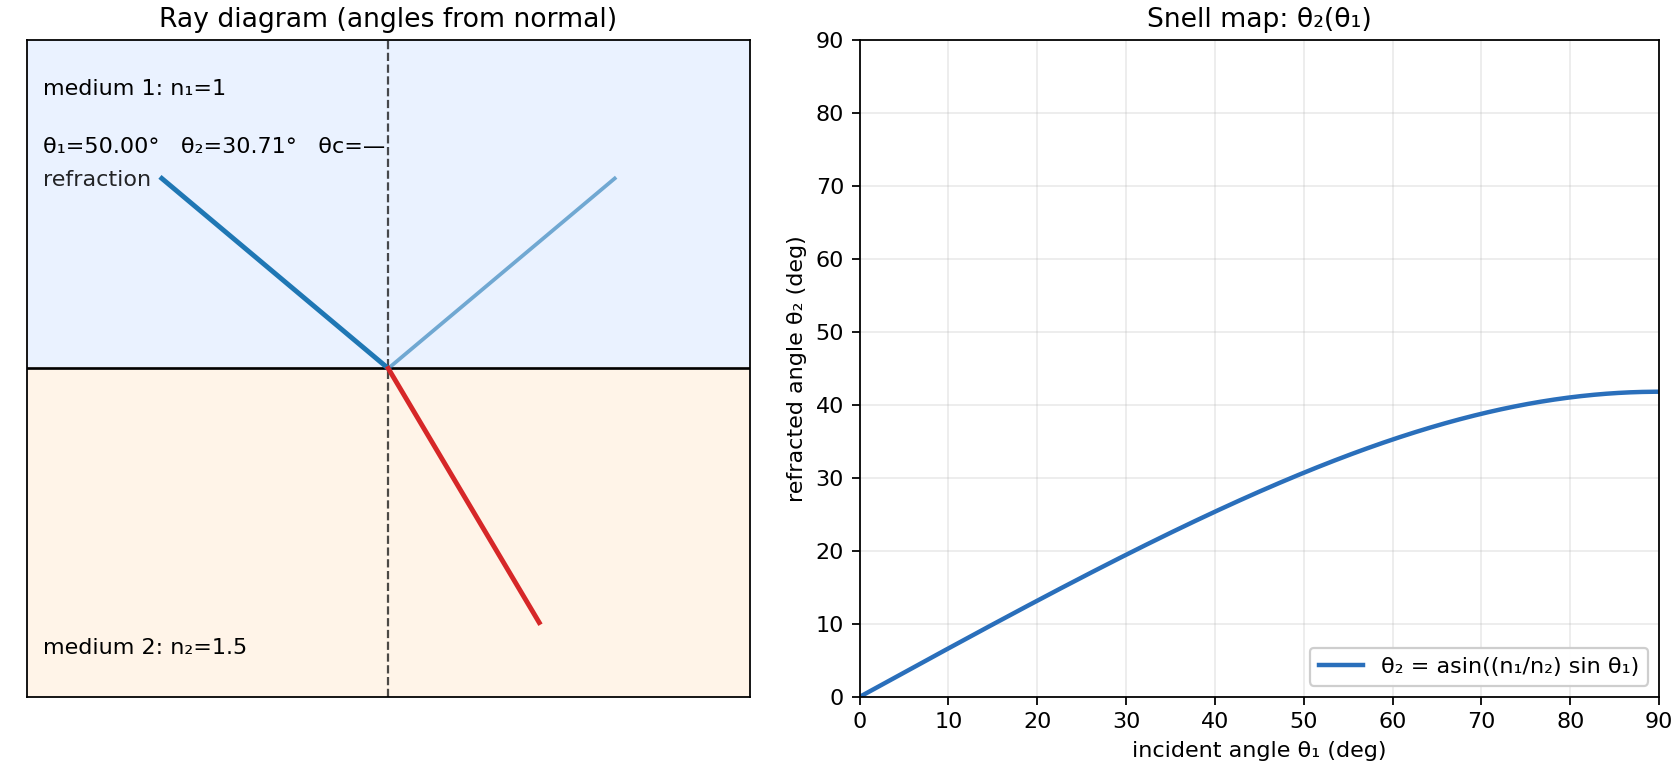

Reproduce this figure in Python.
#!/usr/bin/env python3
"""
Refraction at a planar interface (Snell's law).

Run:
  uv run python src/optics/refraction.py --show
  uv run python src/optics/refraction.py --n1 1.0 --n2 1.5 --theta1 50
  uv run python src/optics/refraction.py --n1 1.5 --n2 1.0 --animate --outfile tir.gif
"""

from __future__ import annotations

import argparse
import math
from dataclasses import dataclass

import numpy as np
import matplotlib.pyplot as plt
from matplotlib.animation import FuncAnimation, PillowWriter


@dataclass(frozen=True)
class SnellResult:
    theta1_rad: float
    theta2_rad: float | None  # None => total internal reflection
    critical_rad: float | None  # None => no critical angle (n1 <= n2)


def _clamp(x: float, lo: float, hi: float) -> float:
    return min(hi, max(lo, x))


def snell(n1: float, n2: float, theta1_rad: float) -> SnellResult:
    """
    Angles are measured from the surface normal.

    Returns theta2_rad=None when n1 > n2 and theta1 exceeds the critical angle,
    i.e. when total internal reflection occurs.
    """
    if not (n1 > 0.0 and n2 > 0.0):
        raise ValueError("Refractive indices must be positive.")

    # Critical angle exists only for n1 > n2.
    critical = None
    if n1 > n2:
        critical = math.asin(_clamp(n2 / n1, -1.0, 1.0))

    s1 = math.sin(theta1_rad)
    s2 = (n1 / n2) * s1
    if abs(s2) > 1.0:
        return SnellResult(theta1_rad=theta1_rad, theta2_rad=None, critical_rad=critical)

    theta2 = math.asin(_clamp(s2, -1.0, 1.0))
    return SnellResult(theta1_rad=theta1_rad, theta2_rad=theta2, critical_rad=critical)


def _ray_endpoints(theta_rad: float, length: float, medium: str) -> tuple[float, float]:
    """
    Return (x, y) endpoint at given length from interface.

    medium:
      - "incident": endpoint in medium 1 (y>0) on left side
      - "reflected": endpoint in medium 1 (y>0) on right side
      - "refracted": endpoint in medium 2 (y<0) on right side
    """
    sx = math.sin(theta_rad)
    cy = math.cos(theta_rad)
    if medium == "incident":
        return (-length * sx, +length * cy)
    if medium == "reflected":
        return (+length * sx, +length * cy)
    if medium == "refracted":
        return (+length * sx, -length * cy)
    raise ValueError(f"Unknown medium={medium!r}")


def _format_deg(x_rad: float | None) -> str:
    if x_rad is None:
        return "—"
    return f"{math.degrees(x_rad):.2f}°"


def _validate_theta_deg(name: str, theta_deg: float) -> float:
    if not (0.0 <= theta_deg < 90.0):
        raise ValueError(f"{name} must satisfy 0 <= {name} < 90 degrees (got {theta_deg}).")
    return theta_deg


def build_figure(n1: float, n2: float) -> tuple[plt.Figure, plt.Axes, plt.Axes]:
    fig, (ax_ray, ax_curve) = plt.subplots(
        1,
        2,
        figsize=(10.5, 4.8),
        gridspec_kw={"width_ratios": [1.05, 1.1]},
        constrained_layout=True,
    )

    # Ray diagram styling (interface at y=0).
    ax_ray.axhspan(0, 2, color="#e8f1ff", alpha=0.9, zorder=0)
    ax_ray.axhspan(-2, 0, color="#fff3e6", alpha=0.9, zorder=0)
    ax_ray.axhline(0, color="k", linewidth=1.2, zorder=2)
    ax_ray.axvline(0, color="k", linestyle="--", linewidth=1.0, alpha=0.7, zorder=2)
    ax_ray.set_aspect("equal", adjustable="box")
    ax_ray.set_xlim(-2.2, 2.2)
    ax_ray.set_ylim(-2.0, 2.0)
    ax_ray.set_xticks([])
    ax_ray.set_yticks([])
    ax_ray.set_title("Ray diagram (angles from normal)")
    ax_ray.text(-2.1, 1.7, f"medium 1: n₁={n1:g}", ha="left", va="center")
    ax_ray.text(-2.1, -1.7, f"medium 2: n₂={n2:g}", ha="left", va="center")

    # Curve axes: theta2(theta1).
    ax_curve.set_title("Snell map: θ₂(θ₁)")
    ax_curve.set_xlabel("incident angle θ₁ (deg)")
    ax_curve.set_ylabel("refracted angle θ₂ (deg)")
    ax_curve.set_xlim(0, 90)
    ax_curve.set_ylim(0, 90)
    ax_curve.grid(True, alpha=0.25)

    theta1_grid = np.linspace(0.0, math.radians(89.9), 600)
    s2 = (n1 / n2) * np.sin(theta1_grid)
    valid = np.abs(s2) <= 1.0
    theta2_grid = np.empty_like(theta1_grid)
    theta2_grid[:] = np.nan
    theta2_grid[valid] = np.arcsin(s2[valid])

    ax_curve.plot(
        np.degrees(theta1_grid[valid]),
        np.degrees(theta2_grid[valid]),
        color="#2a6fbb",
        linewidth=2.0,
        label="θ₂ = asin((n₁/n₂) sin θ₁)",
    )

    if n1 > n2:
        theta_c = math.degrees(math.asin(n2 / n1))
        ax_curve.axvline(theta_c, color="#aa3377", linestyle="--", linewidth=1.5, label="critical angle")
        ax_curve.axvspan(theta_c, 90, color="#aa3377", alpha=0.08, label="TIR region")

    ax_curve.legend(loc="lower right", frameon=True, framealpha=0.95)
    return fig, ax_ray, ax_curve


def draw_state(
    ax_ray: plt.Axes,
    n1: float,
    n2: float,
    theta1_rad: float,
    *,
    length: float = 1.8,
) -> SnellResult:
    # Keep the first two lines (interface + normal) and first two texts (medium labels).
    for line in list(ax_ray.lines[2:]):
        line.remove()
    for text in list(ax_ray.texts[2:]):
        text.remove()

    res = snell(n1=n1, n2=n2, theta1_rad=theta1_rad)

    # Incident ray.
    xi, yi = _ray_endpoints(res.theta1_rad, length, "incident")
    ax_ray.plot([xi, 0], [yi, 0], color="#1f77b4", linewidth=2.2, label="incident")

    # Reflected ray (always exists).
    xr, yr = _ray_endpoints(res.theta1_rad, length, "reflected")
    ax_ray.plot([0, xr], [0, yr], color="#1f77b4", linewidth=1.7, alpha=0.6, label="reflected")

    # Refracted ray (only if not TIR).
    if res.theta2_rad is not None:
        xt, yt = _ray_endpoints(res.theta2_rad, length, "refracted")
        ax_ray.plot([0, xt], [0, yt], color="#d62728", linewidth=2.2, label="refracted")
        status = "refraction"
    else:
        status = "total internal reflection"

    ax_ray.text(
        -2.1,
        1.35,
        f"θ₁={_format_deg(res.theta1_rad)}   θ₂={_format_deg(res.theta2_rad)}   θc={_format_deg(res.critical_rad)}",
        ha="left",
        va="center",
        fontsize=10,
    )
    ax_ray.text(-2.1, 1.15, status, ha="left", va="center", fontsize=10, alpha=0.85)
    return res


def main() -> None:
    p = argparse.ArgumentParser(description="Visualize refraction at a planar interface (Snell's law).")
    p.add_argument("--n1", type=float, default=1.0, help="Refractive index in medium 1 (y>0).")
    p.add_argument("--n2", type=float, default=1.5, help="Refractive index in medium 2 (y<0).")
    p.add_argument("--theta1", type=float, default=40.0, help="Incident angle in degrees (from normal).")
    p.add_argument("--outfile", type=str, default="refraction.png", help="Output path (PNG for static, GIF for animation).")
    p.add_argument("--dpi", type=int, default=160, help="Output DPI (static).")
    p.add_argument("--show", action="store_true", help="Show interactively instead of saving.")

    p.add_argument("--animate", action="store_true", help="Animate sweeping θ₁ and save a GIF.")
    p.add_argument("--theta1-min", type=float, default=0.0, help="Animation start θ₁ in degrees.")
    p.add_argument("--theta1-max", type=float, default=80.0, help="Animation end θ₁ in degrees.")
    p.add_argument("--frames", type=int, default=180, help="Number of animation frames.")
    p.add_argument("--fps", type=int, default=30, help="Animation frames per second.")

    args = p.parse_args()

    fig, ax_ray, ax_curve = build_figure(args.n1, args.n2)

    if not args.animate:
        _validate_theta_deg("theta1", args.theta1)
        res = draw_state(ax_ray, args.n1, args.n2, math.radians(args.theta1))
        print(
            "Snell:",
            f"n1={args.n1:g}",
            f"n2={args.n2:g}",
            f"theta1={_format_deg(res.theta1_rad)}",
            f"theta2={_format_deg(res.theta2_rad)}",
            f"critical={_format_deg(res.critical_rad)}",
        )

        if args.show:
            plt.show()
            return

        fig.savefig(args.outfile, dpi=args.dpi)
        print(f"Saved {args.outfile}")
        return

    # Animation.
    _validate_theta_deg("theta1_min", args.theta1_min)
    _validate_theta_deg("theta1_max", args.theta1_max)
    if not (args.theta1_min < args.theta1_max):
        raise ValueError("--theta1-min must be < --theta1-max for --animate.")
    theta_min = math.radians(args.theta1_min)
    theta_max = math.radians(args.theta1_max)
    theta_seq = np.linspace(theta_min, theta_max, args.frames)

    def init() -> tuple:
        draw_state(ax_ray, args.n1, args.n2, float(theta_seq[0]))
        return tuple(ax_ray.lines) + tuple(ax_ray.texts)

    def update(i: int) -> tuple:
        draw_state(ax_ray, args.n1, args.n2, float(theta_seq[i]))
        return tuple(ax_ray.lines) + tuple(ax_ray.texts)

    anim = FuncAnimation(fig, update, init_func=init, frames=args.frames, interval=1000 / args.fps, blit=False)

    if args.show:
        plt.show()
        return

    if not args.outfile.lower().endswith(".gif"):
        raise SystemExit("--animate expects --outfile to end with .gif")

    anim.save(args.outfile, writer=PillowWriter(fps=args.fps))
    print(f"Saved {args.outfile}")


if __name__ == "__main__":
    main()
